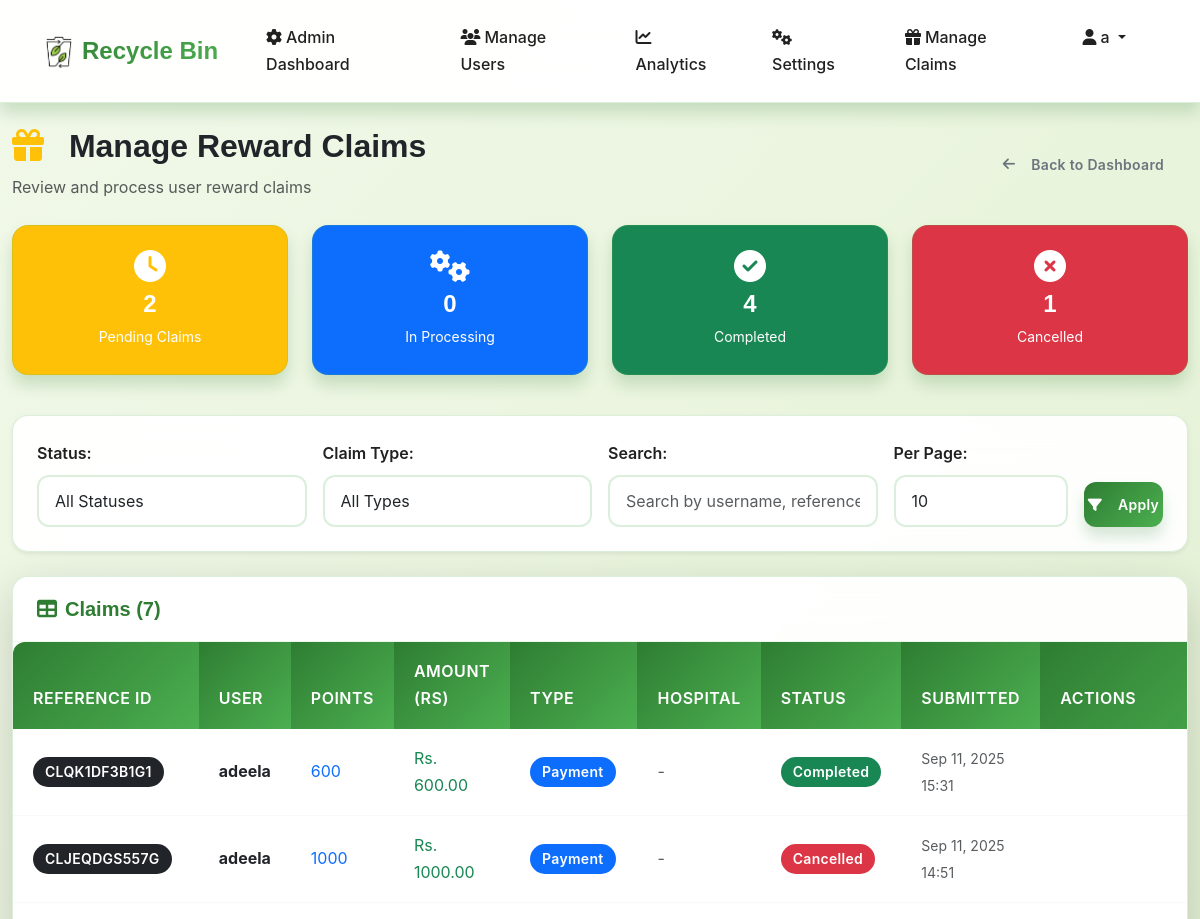
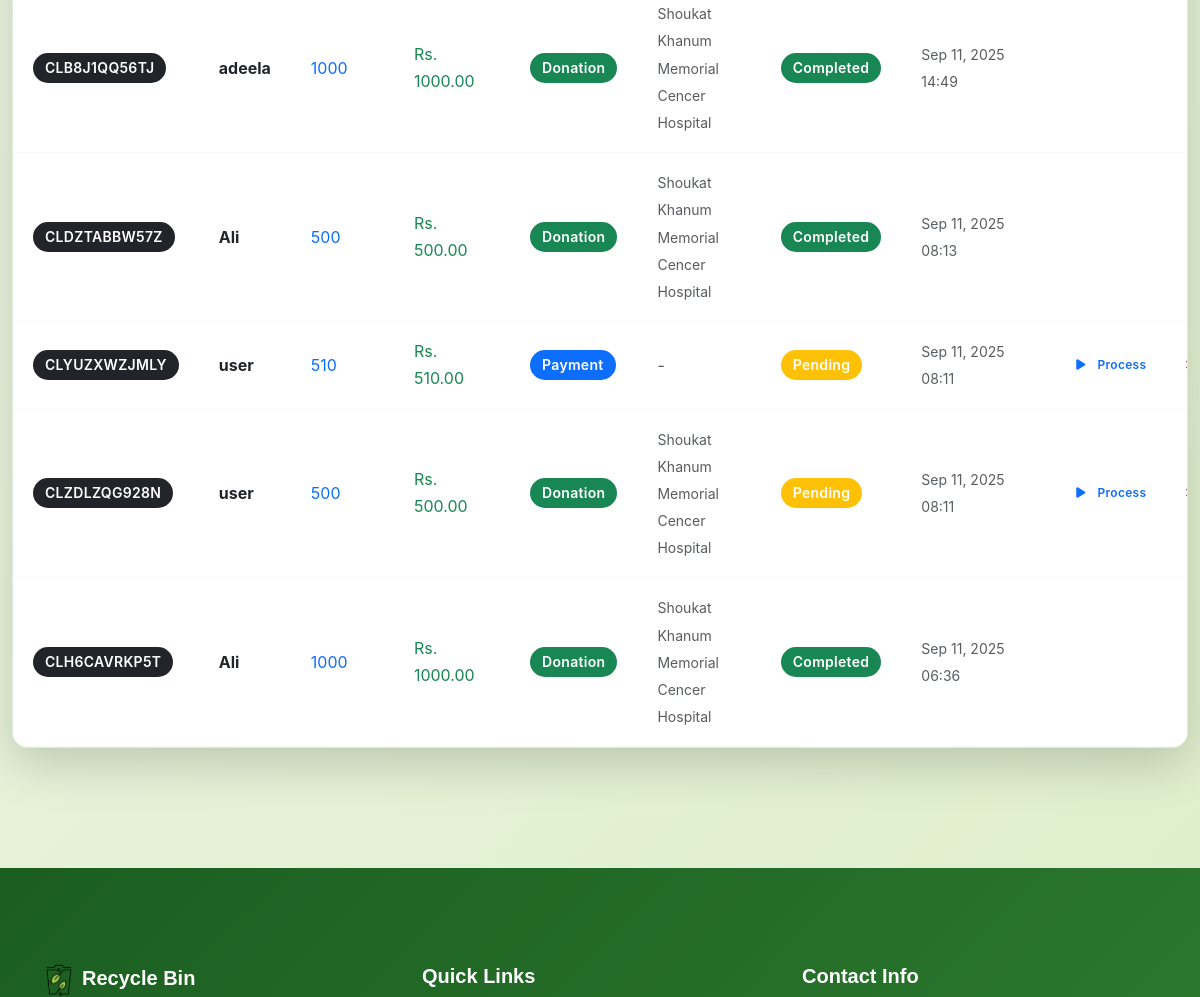
Page /trash/manage-claims/ (signed in, upper part) on the earlier database version (2 pictures, top to bottom).
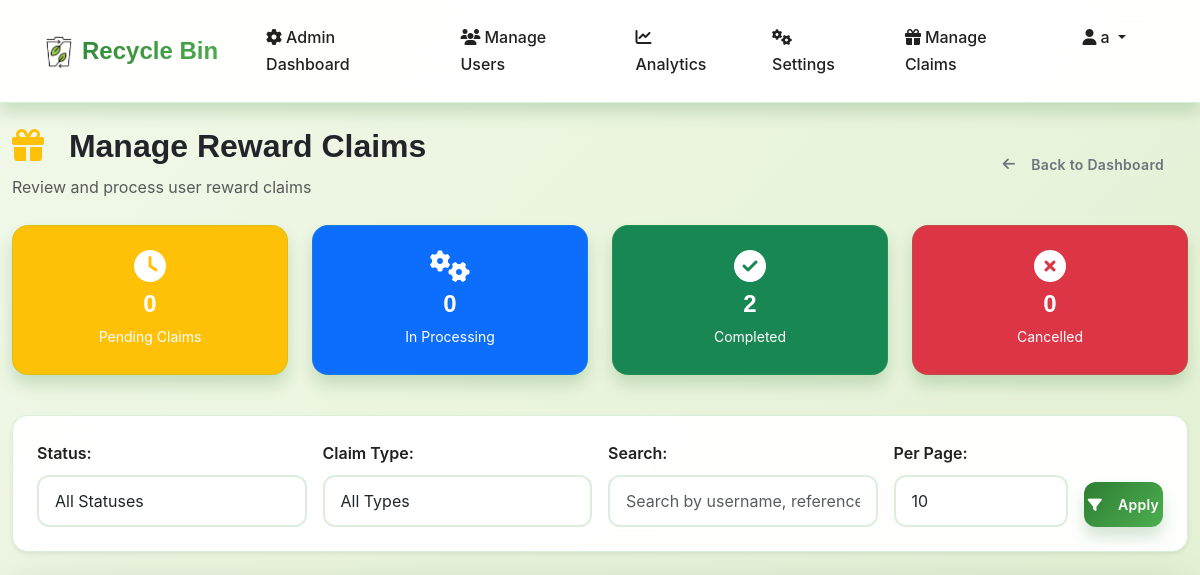
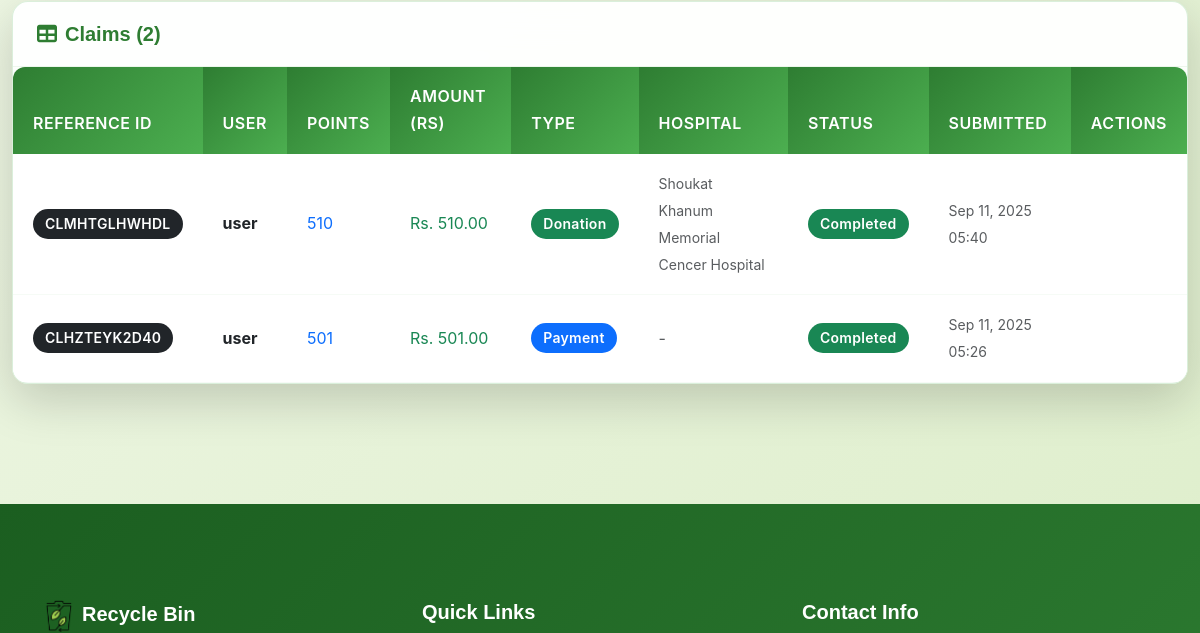
Same page on the later database version (2 pictures, top to bottom).
### trash/models.py (models this page shows, shortened)
class RewardClaim(models.Model):
    STATUS_CHOICES = (
        ('pending', 'Pending'),
        ('processing', 'In Processing'),
        ('completed', 'Completed'),
        ('cancelled', 'Cancelled'),
    )
    CLAIM_TYPE_CHOICES = (
        ('payment', 'Payment'),
        ('donation', 'Donation'),
    )
    user = models.ForeignKey(CustomUser, on_delete=models.CASCADE, related_name='reward_claims')
    claim_amount = models.PositiveIntegerField(verbose_name="Points to Claim")
    monetary_amount = models.DecimalField(max_digits=10, decimal_places=2, verbose_name="Monetary Amount (Rs)", default=0)
    claim_type = models.CharField(max_length=10, choices=CLAIM_TYPE_CHOICES)
    donation_hospital = models.CharField(max_length=100, blank=True, null=True, verbose_name="Donation Hospital")
    status = models.CharField(max_length=15, choices=STATUS_CHOICES, default='pending')
    created_at = models.DateTimeField(auto_now_add=True)
    updated_at = models.DateTimeField(auto_now=True)
    processed_by = models.ForeignKey(CustomUser, null=True, blank=True,
                                    on_delete=models.SET_NULL,
                                    related_name='processed_claims',
                                    limit_choices_to={'user_type': 'admin'})
    processed_at = models.DateTimeField(null=True, blank=True)
    notes = models.TextField(blank=True)
    reference_id = models.CharField(max_length=20, blank=True, unique=True, editable=False)

### accounts/models.py (models this page shows, shortened)
class CustomUser(AbstractUser):
    USER_TYPE_CHOICES = (
        ('user', 'Regular User'),
        ('rider', 'Rider'),
        ('admin', 'Admin')
    )
    STATUS_CHOICES = (
        ('active', 'Active'),
        ('inactive', 'Inactive'),
        ('suspended', 'Suspended'),
    )
    user_type = models.CharField(max_length=10, choices=USER_TYPE_CHOICES, default='user')
    phone = models.CharField(max_length=15, blank=True)
    reward_points = models.PositiveIntegerField(default=0)
    profile_image = models.ImageField(upload_to='profile_images/', blank=True, null=True)
    location = models.CharField(max_length=255, blank=True, help_text="Default collection location")
    status = models.CharField(max_length=10, choices=STATUS_CHOICES, default='active')
    created_at = models.DateTimeField(auto_now_add=True)
    updated_at = models.DateTimeField(auto_now=True)
    id_proof = models.ImageField(upload_to='id_proofs/', blank=True, null=True)
    vehicle_type = models.CharField(max_length=50, blank=True, null=True)
    vehicle_model = models.CharField(max_length=50, blank=True, null=True)
    license_plate = models.CharField(max_length=20, blank=True, null=True)
    vehicle_color = models.CharField(max_length=30, blank=True, null=True)

### trash/views.py (the view, shortened to what this page needs)
# urls.py: path('manage-claims/', views.manage_claims, name='manage_claims'),
@login_required
@user_passes_test(lambda u: u.user_type == 'admin')
def manage_claims(request):
    claims = RewardClaim.objects.all().order_by('-created_at')
    status_filter = request.GET.get('status', '')
    claim_type_filter = request.GET.get('claim_type', '')
    search_query = request.GET.get('search', '')
    per_page = int(request.GET.get('per_page', 10))
    if status_filter:
        claims = claims.filter(status=status_filter)
    if claim_type_filter:
        claims = claims.filter(claim_type=claim_type_filter)
    paginator = Paginator(claims, per_page)
    page_number = request.GET.get('page')
    page_obj = paginator.get_page(page_number)
    status_counts = {
        'pending': RewardClaim.objects.filter(status='pending').count(),
        'processing': RewardClaim.objects.filter(status='processing').count(),
        'completed': RewardClaim.objects.filter(status='completed').count(),
        'cancelled': RewardClaim.objects.filter(status='cancelled').count(),
    }
    context = {
        'claims': page_obj,
        'status_filter': status_filter,
        'claim_type_filter': claim_type_filter,
        'search_query': search_query,
        'per_page': per_page,
        'status_counts': status_counts,
        'is_paginated': paginator.num_pages > 1,
        'page_obj': page_obj,
    }
    return render(request, 'trash/manage_claims.html', context)

### templates/trash/manage_claims.html (shortened to what the changed rows need)
{% extends 'base.html' %}
{% load static %}
{% block content %}
<div class="container-fluid py-4">
    <div class="row mb-4">
        <div class="col-12">
            <div class="d-flex justify-content-between align-items-center">
                <div>
                    <h1 class="h2 fw-bold text-dark mb-2">
                        <i class="fas fa-gift text-warning me-3"></i>
                        Manage Reward Claims
                    </h1>
                </div>
            </div>
        </div>
    </div>
    <div class="row mb-4">
        <div class="col-lg-3 col-md-6 mb-3">
            <div class="card bg-warning text-white">
                <div class="card-body text-center">
                    <i class="fas fa-clock fa-2x mb-2"></i>
                    <h4 class="mb-1">{{ status_counts.pending }}</h4>
                    <small>Pending Claims</small>
                </div>
            </div>
        </div>
        <div class="col-lg-3 col-md-6 mb-3">
            <div class="card bg-success text-white">
                <div class="card-body text-center">
                    <i class="fas fa-check-circle fa-2x mb-2"></i>
                    <h4 class="mb-1">{{ status_counts.completed }}</h4>
                    <small>Completed</small>
                </div>
            </div>
        </div>
        <div class="col-lg-3 col-md-6 mb-3">
            <div class="card bg-danger text-white">
                <div class="card-body text-center">
                    <i class="fas fa-times-circle fa-2x mb-2"></i>
                    <h4 class="mb-1">{{ status_counts.cancelled }}</h4>
                    <small>Cancelled</small>
                </div>
            </div>
        </div>
    </div>
    {% if claims %}
        <div class="card shadow-lg">
            <div class="card-header">
                <h5 class="mb-0">
                    <i class="fas fa-table me-2"></i>Claims ({{ claims.paginator.count }})
                </h5>
            </div>
            <div class="card-body p-0">
                <div class="table-responsive">
                    <table class="table table-hover mb-0">
                        <thead class="table-dark">
                            <tr>
                                <th>Reference ID</th>
                                <th>User</th>
                                <th>Points</th>
                                <th>Amount (Rs)</th>
                                <th>Type</th>
                                <th>Hospital</th>
                                <th>Status</th>
                                <th>Submitted</th>
                                <th>Actions</th>
                            </tr>
                        </thead>
                        <tbody>
                            {% for claim in claims %}
                            <tr>
                                <td><span class="badge bg-dark">{{ claim.reference_id }}</span></td>
                                <td><strong>{{ claim.user.username }}</strong></td>
                                <td><span class="text-primary">{{ claim.claim_amount }}</span></td>
                                <td><span class="text-success">Rs. {{ claim.monetary_amount }}</span></td>
                                <td>
                                    <span class="badge {% if claim.claim_type == 'payment' %}bg-primary{% else %}bg-success{% endif %}">
                                        {{ claim.get_claim_type_display }}
                                    </span>
                                </td>
                                <td>
                                    {% if claim.donation_hospital %}
                                        <small class="text-muted">{{ claim.donation_hospital }}</small>
                                    {% else %}
                                        <span class="text-muted">-</span>
                                    {% endif %}
                                </td>
                                <td>
                                    <span class="badge
                                        {% if claim.status == 'pending' %}bg-warning
                                        {% elif claim.status == 'processing' %}bg-primary
                                        {% elif claim.status == 'completed' %}bg-success
                                        {% elif claim.status == 'cancelled' %}bg-danger
                                        {% endif %}">
                                        {{ claim.get_status_display }}
                                    </span>
                                </td>
                                <td><small class="text-muted">{{ claim.created_at|date:"M d, Y H:i" }}</small></td>
                                <td>
                                    <div class="btn-group btn-group-sm" role="group">
                                        {% if claim.status == 'pending' %}
                                            <button type="button" class="btn btn-outline-primary btn-sm"
                                                    onclick="updateClaimStatus('{{ claim.id }}', 'processing')">
                                                <i class="fas fa-play me-1"></i>Process
                                            </button>
                                        {% endif %}
                                        {% if claim.status in 'pending,processing' %}
                                            <button type="button" class="btn btn-outline-danger btn-sm"
                                                    onclick="updateClaimStatus('{{ claim.id }}', 'cancelled')">
                                            </button>
                                        {% endif %}
                                    </div>
                                </td>
                            </tr>
                            {% endfor %}
                        </tbody>
                    </table>
                </div>
            </div>
        </div>
    {% endif %}
</div>
{% endblock %}

Differences in the rows shown:
removed RewardClaim: reference_id "CLQK1DF3B1G1", user.username "adeela", claim_amount "600", monetary_amount "600.00", claim_type "Payment", status "Completed", created_at "Sep 11, 2025 15:31"
removed RewardClaim: reference_id "CLJEQDGS557G", user.username "adeela", claim_amount "1000", monetary_amount "1000.00", claim_type "Payment", status "Cancelled", created_at "Sep 11, 2025 14:51"
removed RewardClaim: reference_id "CLB8J1QQ56TJ", user.username "adeela", claim_amount "1000", monetary_amount "1000.00", claim_type "Donation", donation_hospital "Shoukat Khanum Memorial Cencer Hospital", status "Completed", created_at "Sep 11, 2025 14:49"
removed RewardClaim: reference_id "CLDZTABBW57Z", user.username "Ali", claim_amount "500", monetary_amount "500.00", claim_type "Donation", donation_hospital "Shoukat Khanum Memorial Cencer Hospital", status "Completed", created_at "Sep 11, 2025 08:13"
removed RewardClaim: reference_id "CLYUZXWZJMLY", user.username "user", claim_amount "510", monetary_amount "510.00", claim_type "Payment", status "Pending", created_at "Sep 11, 2025 08:11"
removed RewardClaim: reference_id "CLZDLZQG928N", user.username "user", claim_amount "500", monetary_amount "500.00", claim_type "Donation", donation_hospital "Shoukat Khanum Memorial Cencer Hospital", status "Pending", created_at "Sep 11, 2025 08:11"
removed RewardClaim: reference_id "CLH6CAVRKP5T", user.username "Ali", claim_amount "1000", monetary_amount "1000.00", claim_type "Donation", donation_hospital "Shoukat Khanum Memorial Cencer Hospital", status "Completed", created_at "Sep 11, 2025 06:36"
added RewardClaim: reference_id "CLMHTGLHWHDL", user.username "user", claim_amount "510", monetary_amount "510.00", claim_type "Donation", donation_hospital "Shoukat Khanum Memorial Cencer Hospital", status "Completed", created_at "Sep 11, 2025 05:40"
added RewardClaim: reference_id "CLHZTEYK2D40", user.username "user", claim_amount "501", monetary_amount "501.00", claim_type "Payment", status "Completed", created_at "Sep 11, 2025 05:26"
Other differences:
{{ status_counts.pending }}: "2" → "0"
{{ status_counts.completed }}: "4" → "2"
{{ status_counts.cancelled }}: "1" → "0"
{{ claims.paginator.count }}: "7" → "2"
